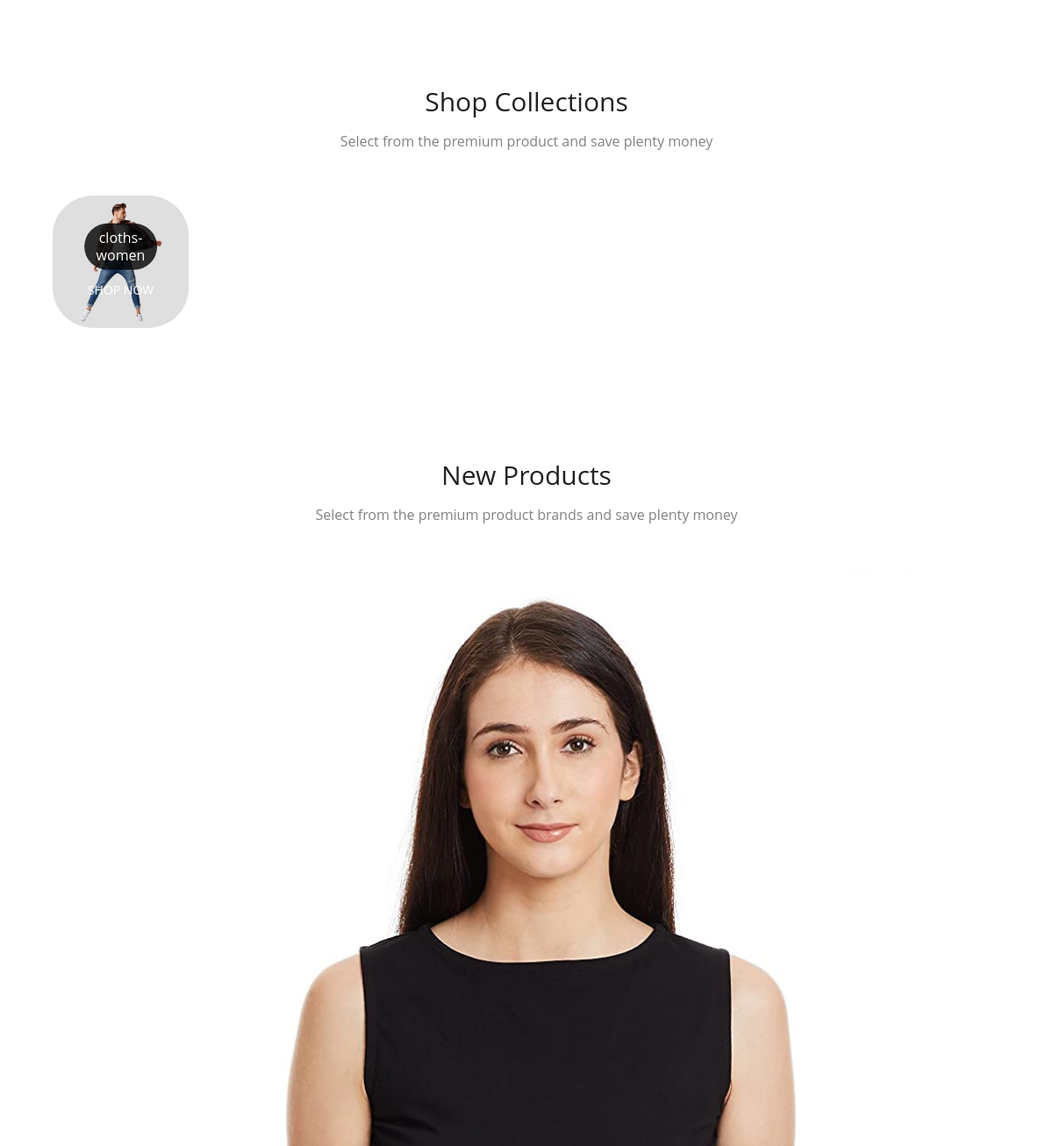
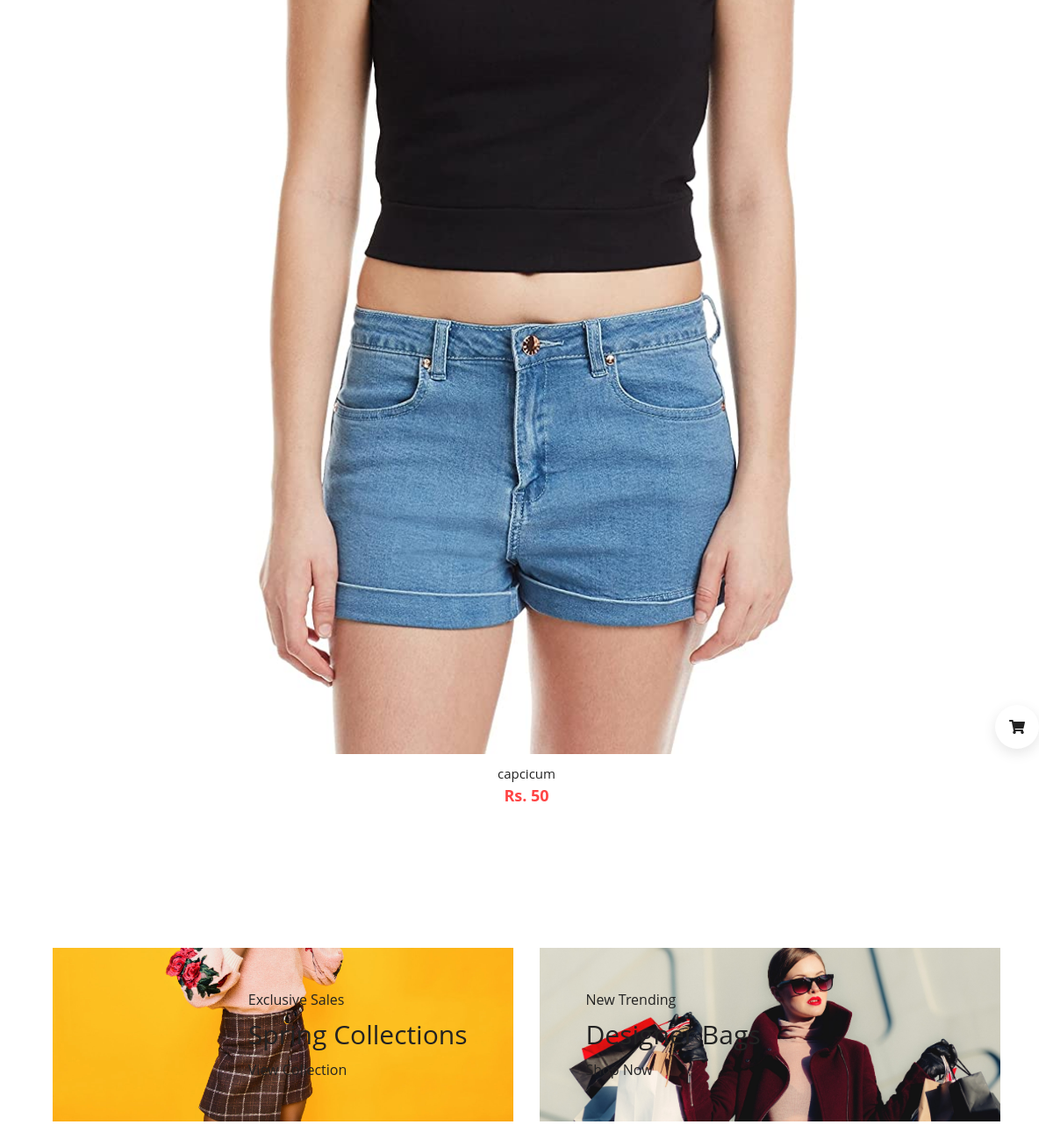
Before: /?category=1 (lower part) with the older database file (2 pictures, top to bottom).
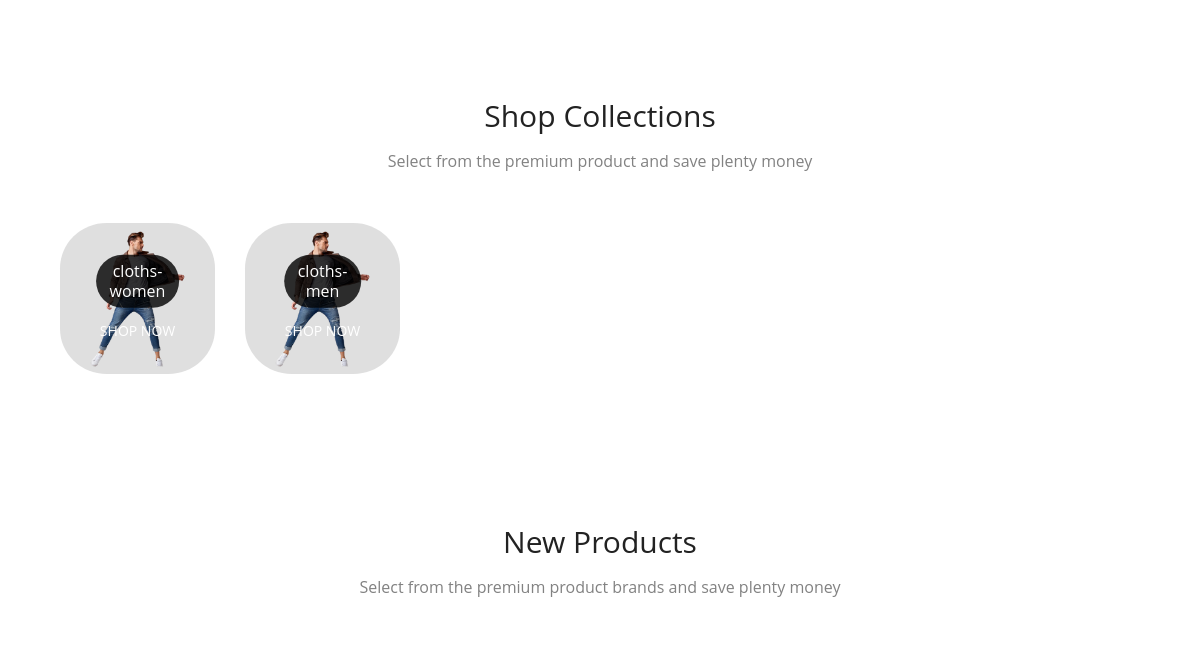
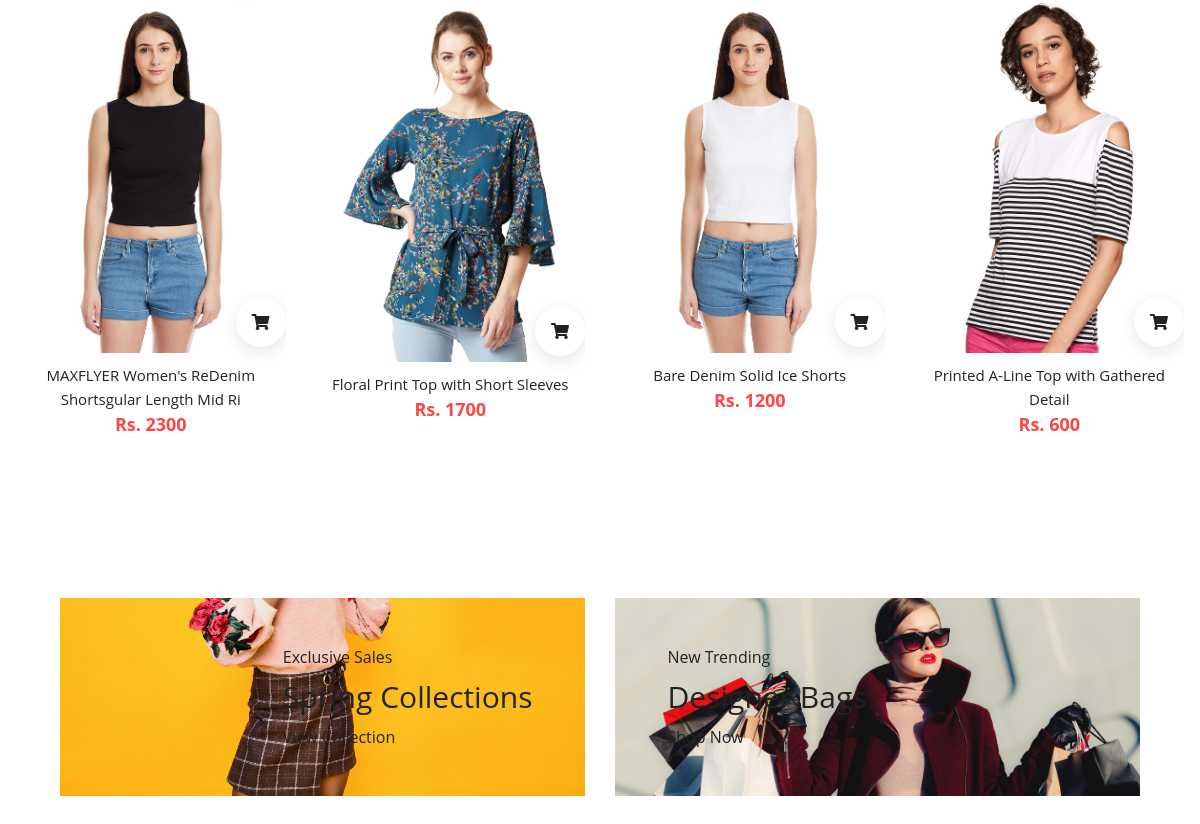
After: the same page with the newer database file (2 pictures, top to bottom).
### store/models/category.py (models this page shows, shortened)
class Category(models.Model):
    name = models.CharField(max_length=20)
    @staticmethod
    def get_all_categories():
        return Category.objects.all()

### store/models/product.py (models this page shows, shortened)
class Product(models.Model):
    name = models.CharField(max_length=50)
    price = models.IntegerField(default=0)
    category = models.ForeignKey(Category, on_delete=models.CASCADE, default=1)
    description = models.CharField(max_length=200, default='' , null=True , blank=True)
    image = models.ImageField(upload_to='uploads/products/')
    @staticmethod
    def get_all_products_by_categoryid(category_id):
        if category_id:
            return Product.objects.filter(category = category_id)
        else:
            return Product.get_all_products();

### store/views.py (the view)
# urls.py: path('', views.index, name="index"),
def index(request):
    products = None
    categories = Category.get_all_categories()
    categoryId = request.GET.get('category')
    if categoryId:
        products = Product.get_all_products_by_categoryid(categoryId)
    else:
        products = Product.get_all_products()
    data = {}
    data['products'] = products
    data['categories'] = categories
    return render(request, 'index.html', data)

### store/templates/index.html (shortened to what this page needs)
{% extends 'base.html' %}
{% block content %}
{% load static %}
<section class="section promotion">
  <div class="title">
    <h2>Shop Collections</h2>
    <span>Select from the premium product and save plenty money</span>
  </div>
  <div class="promotion-layout container">
    {% for category in categories %}
    <div class="promotion-item">
      <img src="{% static 'store/men.png' %}" alt="" />
      <div class="promotion-content">
        <h3>{{category.name}}</h3>
        <a href="/?category={{category.id}}">SHOP NOW</a>
      </div>
    </div>
    {% endfor %}
  </div>
</section>
<section class="section products">
  <div class="title">
    <h2>New Products</h2>
    <span>Select from the premium product brands and save plenty money</span>
  </div>
  <div class="product-layout">
    {% for product in products %}
    <div class="product">
      <div class="img-container">
        <img src="{{product.image.url}}" alt="" />
        <div class="addCart">
          <i class="fas fa-shopping-cart"></i>
        </div>
        <ul class="side-icons">
        </ul>
      </div>
      <div class="bottom">
        <a href="">{{product.name}}</a>
        <div class="price">
          <span><b>Rs. {{product.price}}</b></span>
        </div>
      </div>
    </div>
    {% endfor %}
  </div>
</section>
<section class="section advert">
  <div class="advert-layout container">
    <div class="item ">
      <img src="{% static 'store/slider_3.jpg' %}" alt="">
      <div class="content left">
        <span>Exclusive Sales</span>
        <h3>Spring Collections</h3>
        <a href="">View Collection</a>
      </div>
    </div>
    <div class="item">
      <img src="{% static 'store/slider_2.jpg' %}" alt="">
      <div class="content  right">
        <span>New Trending</span>
        <h3>Designer Bags</h3>
        <a href="">Shop Now </a>
      </div>
    </div>
  </div>
</section>
{% endblock %}

### store/templates/base.html (shortened to what this page needs)
{% load static %}
<!doctype html>
<html lang="en">
<head>
    <link href="https://cdn.jsdelivr.net/npm/bootstrap@5.1.0/dist/css/bootstrap.min.css" rel="stylesheet"
>
    <link rel="stylesheet" href="{% static 'store/style.css' %}" />
    <link href='https://unpkg.com/boxicons@2.0.9/css/boxicons.min.css' rel='stylesheet'>
    <link rel="stylesheet" href="https://cdnjs.cloudflare.com/ajax/libs/font-awesome/5.15.4/css/all.min.css"
 />
</head>
<body>
    {% block content %} {% endblock %}
</body>
</html>

### store/static/store/style.css (style rules this page uses)
:root { --primary: #ff4545; --white: #fff; --black: #222; --grey1: #3a3b3c; --grey2: #828282; }
*,*::before,*::after { margin: 0; padding: 0; box-sizing: inherit; }
html { box-sizing: border-box; font-size: 62.5%; }
body { font-family: 'Open Sans',sans-serif; font-size: 1.6rem; background-color: var(--white); color: var(--black); font-weight: 400; }
h1,h2,h3,h4 { font-weight: 600; }
a { text-decoration: none; color: inherit; }
.container { max-width: 114rem; margin: 0 auto; }
@media only screen and (max-width: 1200rem) { .container { padding: 0 3rem; } }
.section { padding: 10rem 0 5rem 0; }
.section .title { text-align: center; margin-bottom: 5rem; }
.section .title h2 { color: var(--black); font-size: 3rem; font-weight: 400; margin-bottom: 1.5rem; }
.section .title span { color: var(--grey2); }
.promotion-layout { display: grid; grid-template-columns: repeat(6, 1fr); gap: 3rem; }
.promotion-item { overflow: hidden; position: relative; z-index: 0; background-color: #82828242; border-radius: 30%; }
.promotion-item img { object-fit: cover; height: 100%; width: 100%; transition: all 500ms ease-in-out; }
.promotion-content { position: absolute; top: 50%; left: 50%; transform: translate(-50%, -50%); color: var(--white); text-align: center; z-index: 3; }
.promotion-content h3 { background-color: rgba(0, 0, 0, 0.8); border-radius: 5rem; padding: 0.7rem 1.4rem; font-size: 1.7rem; font-weight: inherit; margin-bottom: 1rem; transition: all 300ms ease-in-out; }
.promotion-content a { transition: all 300ms ease-in-out; font-size: 1.4rem; }
.promotion-item::after { content: ""; position: absolute; top: 0; left: 0; z-index: 1; width: 100%; height: 100%; background-color: rgba(0, 0, 0, 0.4); opacity: 0; visibility: hidden; transition: all 500ms ease-in-out; }
@media only screen and (max-width: 1200px) { .promotion-content h3 { background-color: rgba(0, 0, 0, 0.8); border-radius: 5rem; padding: 0.7rem 1.4rem; font-size: 1.6rem; } }
.section .product-layout { display: grid; grid-template-columns: repeat(auto-fit, minmax(25rem, 1fr)); gap: 3rem; max-width: 130rem; margin: 0 auto; padding: 0 1.6rem; }
.product { overflow: hidden; }
.product .img-container { position: relative; cursor: pointer; }
.product .img-container img { object-fit: cover; height: 100%; width: 100%; }
.product .bottom { padding: 1rem; text-align: center; }
.product .bottom a { margin-bottom: 1rem; font-weight: inherit; font-size: 1.5rem; }
.product .bottom span { color: var(--primary); font-size: 1.8rem; }
.product .addCart { position: absolute; right: 0; bottom: 0.6rem; background-color: var(--white); border-radius: 50%; padding: 1.3rem 1.6rem; box-shadow: 0 0.5rem 1.5rem rgba(0, 0, 0, 0.1); transition: all 300ms ease-in-out; }
.product i { transition: all 300ms ease-in-out; }
.product .side-icons { position: absolute; right: 0; top: 30%; transform: translate(80%, -50%); display: flex; flex-direction: column; padding: 1rem; transition: all 500ms ease-in-out; }
.advert .advert-layout { display: grid; grid-template-columns: 1fr 1fr; gap: 3rem; }
.advert-layout .item { position: relative; z-index: 0; width: 100%; overflow: hidden; }
.advert-layout img { object-fit: cover; height: 100%; width: 100%; transition: all 300ms ease-in-out; }
.advert-layout .content { position: absolute; top: 50%; transform: translateY(-50%); z-index: 1; }
.advert-layout .left { right: 10%; }
.advert-layout .right { left: 10%; }
.advert-layout .content span { display: block; margin-bottom: 1rem; transition: all 300ms ease-in-out; }
.advert-layout .content h3 { font-size: 3rem; font-weight: inherit; margin-bottom: 1rem; transition: all 300ms ease-in-out; }
.advert-layout .content a { transition: all 300ms ease-in-out; }
.advert-layout .item::after { content: ""; position: absolute; top: 0; left: 0; width: 100%; height: 100%; transition: all 300ms ease-in-out; }

Changed rows visible on the page:
added Category: name "cloths-men"
changed Product: name "capcicum" → "MAXFLYER Women's ReDenim Shortsgular Length Mid Ri"; price "50" → "2300"
added Product: image (picture), name "Floral Print Top with Short Sleeves", price "1700"
added Product: image (picture), name "Bare Denim Solid Ice Shorts", price "1200"
added Product: image (picture), name "Printed A-Line Top with Gathered Detail", price "600"
